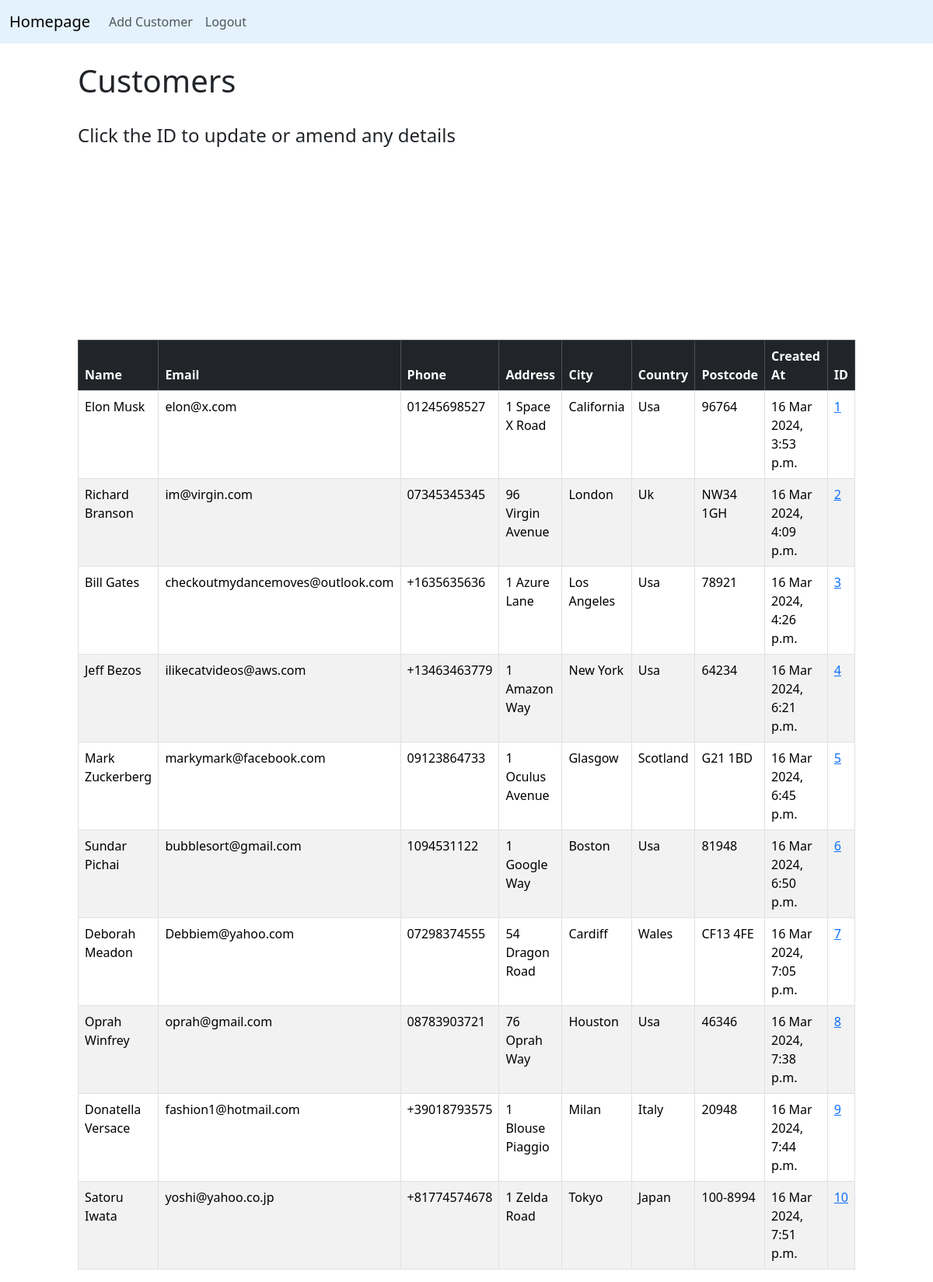
Before: / (signed in) with the older database file.
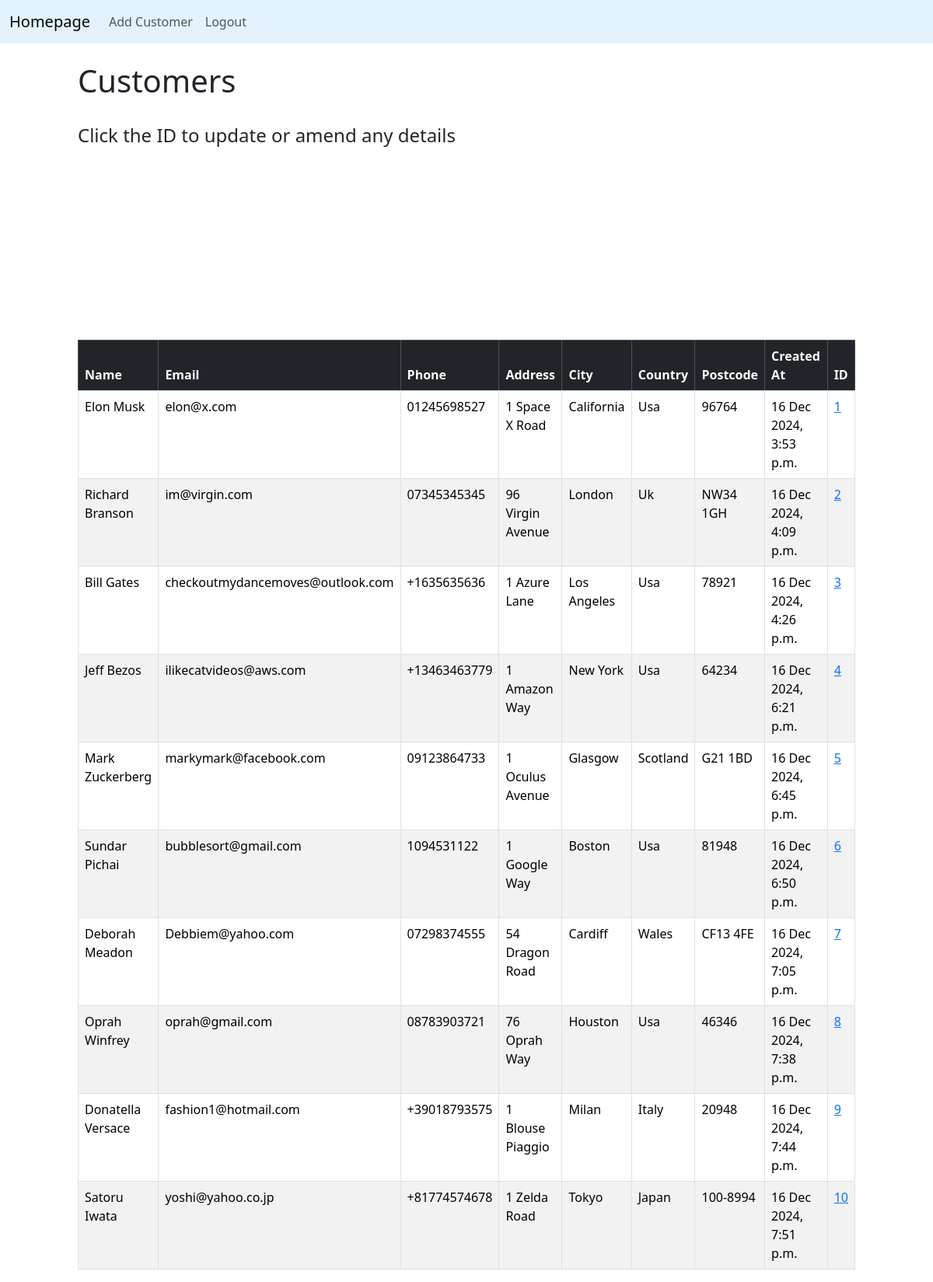
After: the same page with the newer database file.
### website/models.py (models this page shows, shortened)
class Customer(models.Model):
    created_at = models.DateTimeField(auto_now_add=True)
    first_name = models.CharField(max_length=30)
    last_name = models.CharField(max_length=30)
    email = models.CharField(max_length=100)
    phone = models.CharField(max_length=15)
    address = models.CharField(max_length=50)
    city = models.CharField(max_length=50)
    country = models.CharField(max_length=50)
    postcode = models.CharField(max_length=10)

### website/views.py (the view, shortened to what this page needs)
# urls.py: path("", views.home, name="home"),
def home(request):
    customers = Customer.objects.all()
    return render(request, "home.html", {"customers": customers})

### website/templates/home.html (shortened to what this page needs)
{% extends 'layout.html' %}
{% block content %}
<div class="col-md-10 offset-md-1">
    {% if user.is_authenticated %}
    <h1>Customers</h1>
    <br />
    <h4> Click the ID to update or amend any details</h4>
    <table class="table table-striped table-hover table-bordered">
        <thead class="table-dark">
            <tr>
                <th scope="col">Name</th>
                <th scope="col">Email</th>
                <th scope="col">Phone</th>
                <th scope="col">Address</th>
                <th scope="col">City</th>
                <th scope="col">Country</th>
                <th scope="col">Postcode</th>
                <th scope="col">Created At</th>
                <th scope="col">ID</th>
            </tr>
        </thead>
        <tbody>
            <tr>
                {% if customers %}
                {% for customer in customers %}
            <tr>
                <td>{{ customer.first_name }}
                    {{ customer.last_name }}</td>
                <td>{{ customer.email }}</td>
                <td>{{ customer.phone }}</td>
                <td>{{ customer.address }}</td>
                <td>{{ customer.city }}</td>
                <td>{{ customer.country }}</td>
                <td>{{ customer.postcode }}</td>
                <td>{{ customer.created_at }}</td>
                <td><a href="{% url 'customer' customer.id %}">{{ customer.id }}</a></td>
            </tr>
            <br />
            {% endfor %}
            {% endif %}
        </tbody>
    </table>
{% endif %}
{% endblock %}

### website/templates/layout.html (shortened to what this page needs)
<!doctype html>
<html lang="en">
<head>
  <link href="https://cdn.jsdelivr.net/npm/bootstrap@5.3.2/dist/css/bootstrap.min.css" rel="stylesheet"
>
</head>
<body>
  {% include 'navbar.html' %}
  <br />
  {% block content%}
  {% endblock %}
</body>
</html>

### website/templates/navbar.html (shortened to what this page needs)
<nav class="navbar navbar-expand-lg" style="background-color: #e3f2fd;">
  <div class="container-fluid">
    <a class="navbar-brand" href="{% url 'home' %}">Homepage</a>
    <div class="collapse navbar-collapse" id="navbarSupportedContent">
      <ul class="navbar-nav me-auto mb-2 mb-lg-0">
        {% if user.is_authenticated %}
        <li class="nav-item">
          <a class="nav-link" href="{% url 'add_customer' %}">Add Customer</a>
        </li>
        <li class="nav-item">
          <a class="nav-link" href="{% url 'logout' %}">Logout</a>
        </li>
        {% endif %}
      </ul>
    </div>
  </div>
</nav>

Changed rows visible on the page:
changed Customer "Elon": created_at "16 Mar 2024, 3:53 p.m." → "16 Dec 2024, 3:53 p.m."
changed Customer "Richard": created_at "16 Mar 2024, 4:09 p.m." → "16 Dec 2024, 4:09 p.m."
changed Customer "Bill": created_at "16 Mar 2024, 4:26 p.m." → "16 Dec 2024, 4:26 p.m."
changed Customer "Jeff": created_at "16 Mar 2024, 6:21 p.m." → "16 Dec 2024, 6:21 p.m."
changed Customer "Mark": created_at "16 Mar 2024, 6:45 p.m." → "16 Dec 2024, 6:45 p.m."
changed Customer "Sundar": created_at "16 Mar 2024, 6:50 p.m." → "16 Dec 2024, 6:50 p.m."
changed Customer "Deborah": created_at "16 Mar 2024, 7:05 p.m." → "16 Dec 2024, 7:05 p.m."
changed Customer "Oprah": created_at "16 Mar 2024, 7:38 p.m." → "16 Dec 2024, 7:38 p.m."
changed Customer "Donatella": created_at "16 Mar 2024, 7:44 p.m." → "16 Dec 2024, 7:44 p.m."
changed Customer "Satoru": created_at "16 Mar 2024, 7:51 p.m." → "16 Dec 2024, 7:51 p.m."
